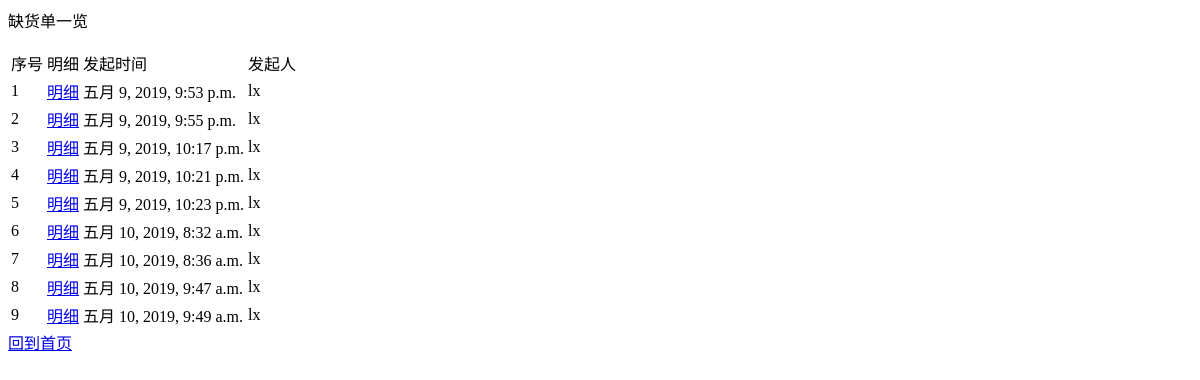
Page /lack/query/ on the earlier database version.
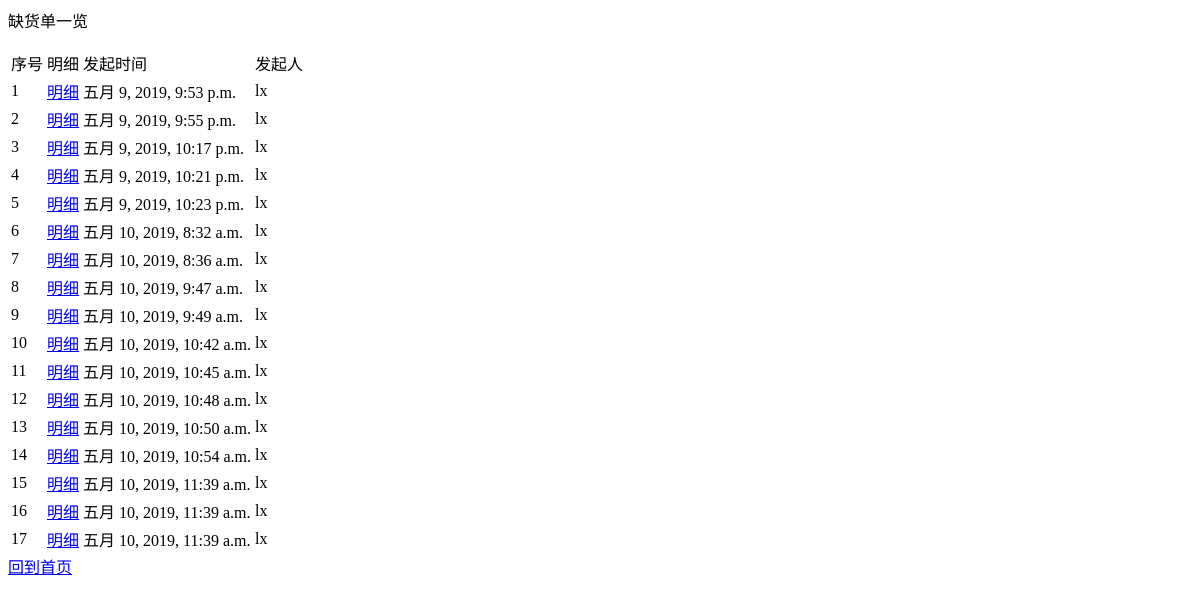
Same page on the later database version.
### lack/models.py (models this page shows)
class Lack(models.Model):
    id = models.IntegerField('id', primary_key=True)
    create_time = models.DateTimeField('create_time', default=timezone.now)
    create_user = models.ForeignKey(User, on_delete=models.CASCADE)

### user/models.py (models this page shows, shortened)
class User(models.Model):
    id = models.IntegerField('id', primary_key=True)
    user_name = models.CharField('user_name', unique=True, blank=False, max_length=20)
    create_time = models.DateTimeField('create_time', default=timezone.now)
    is_admin = models.BooleanField('is_admin', default=False)
    password = models.CharField('password', blank=False, max_length=20)
    worker_type = models.IntegerField('worker_type', default=0)

### lack/views.py (the view)
# urls.py: path('query/', views.query, name='query'),
def query(request):
    lack_list = Lack.objects.all()
    context = {
        'lack_list': lack_list,
    }
    return render(request, 'lack/query.html', context)

### lack/templates/lack/query.html
<body>
    <p> 缺货单一览 </p>
    <table>
        <tr>
            <td> 序号 </td>
            <td> 明细 </td>
            <td> 发起时间 </td>
            <td> 发起人 </td>
        </tr>
        {% for lack in lack_list %}
            <tr>
                <td> {{forloop.counter}} </td>
                <td><a href="{% url 'lack:query_detail' lack.id %}">明细</a></td>
                <td> {{lack.create_time}} </td>
                <td> {{lack.create_user.user_name}} </td>
            </tr>
        {% endfor %}
    </table>
    <a href="{% url 'user:index' %}">回到首页</a>
</body>

Differences in the rows shown:
added Lack: create_time "五月 10, 2019, 10:42 a.m.", create_user.user_name "lx"
added Lack: create_time "五月 10, 2019, 10:45 a.m.", create_user.user_name "lx"
added Lack: create_time "五月 10, 2019, 10:48 a.m.", create_user.user_name "lx"
added Lack: create_time "五月 10, 2019, 10:50 a.m.", create_user.user_name "lx"
added Lack: create_time "五月 10, 2019, 10:54 a.m.", create_user.user_name "lx"
added Lack: create_time "五月 10, 2019, 11:39 a.m.", create_user.user_name "lx"
added Lack: create_time "五月 10, 2019, 11:39 a.m.", create_user.user_name "lx"
added Lack: create_time "五月 10, 2019, 11:39 a.m.", create_user.user_name "lx"
